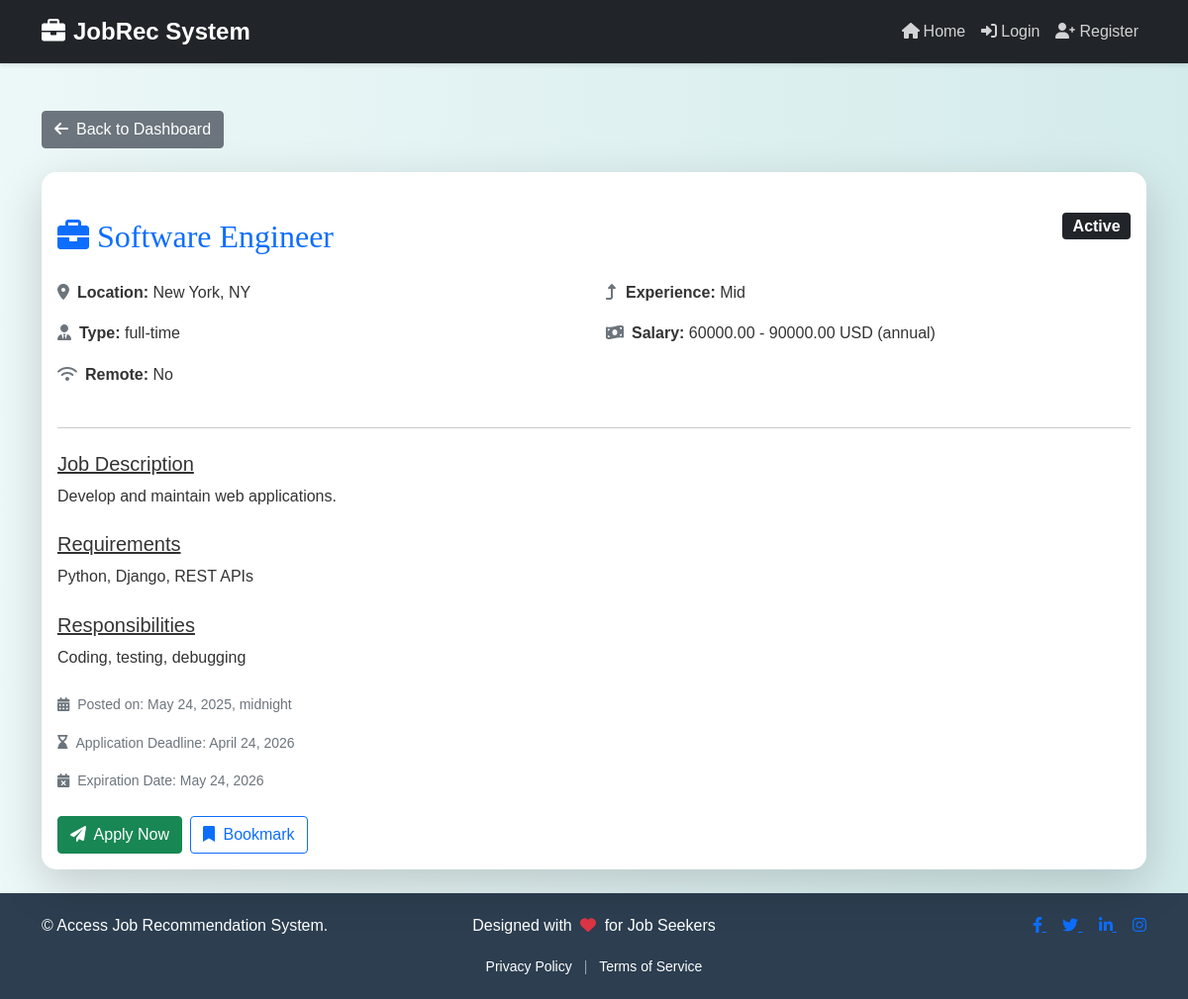
Page /job/1/ on the earlier database version.
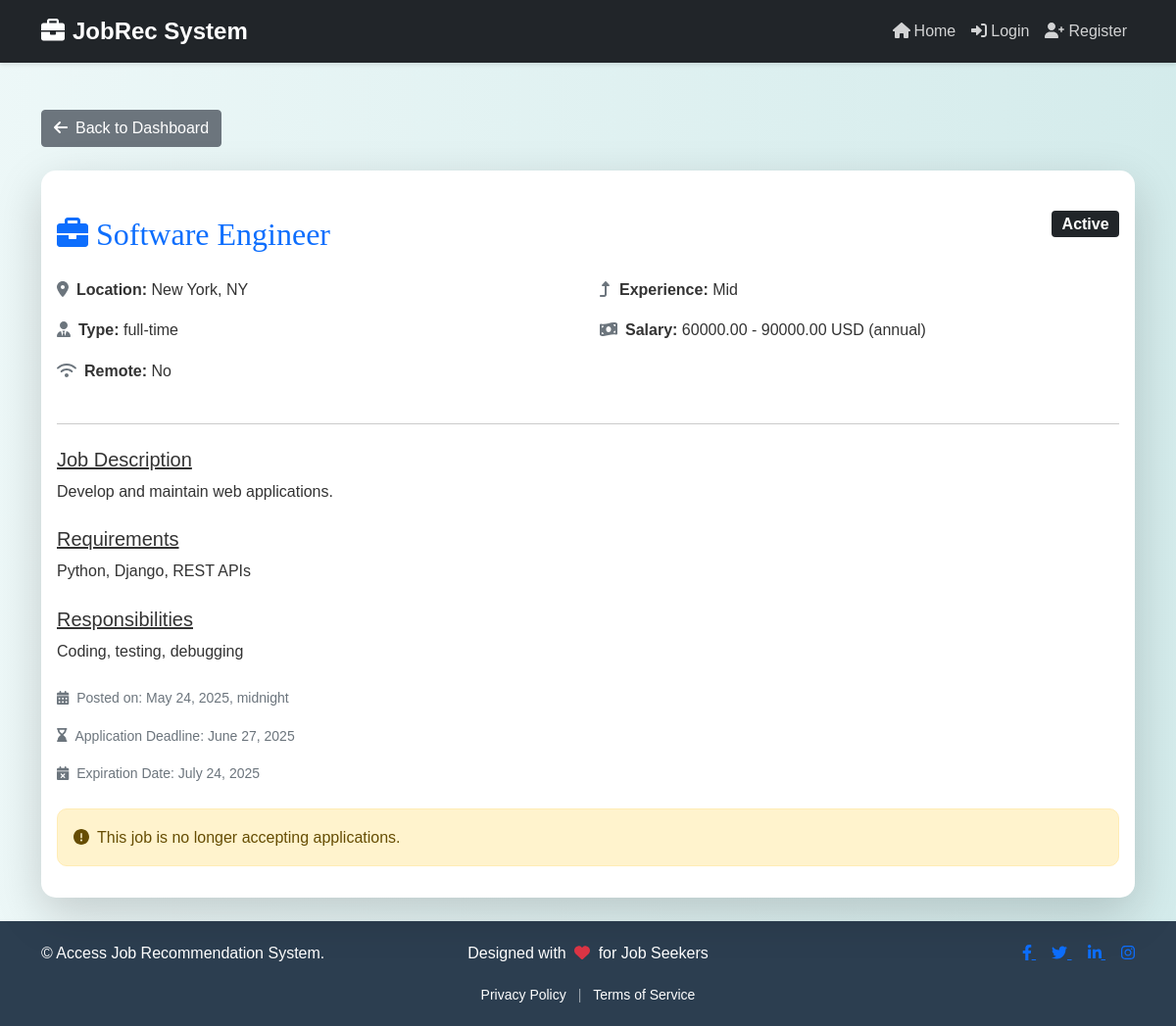
Same page on the later database version.
### myapp/models.py (models this page shows, shortened)
class Job(models.Model):
    JOB_TYPE_CHOICES = [
        ('full-time', 'Full-time'),
        ('part-time', 'Part-time'),
        ('contract', 'Contract'),
        ('internship', 'Internship'),
        ('temporary', 'Temporary'),
    ]
    SALARY_TYPE_CHOICES = [
        ('annual', 'Annual'),
        ('hourly', 'Hourly'),
        ('monthly', 'Monthly'),
    ]
    EXPERIENCE_LEVEL_CHOICES = [
        ('entry', 'Entry'),
        ('mid', 'Mid'),
        ('senior', 'Senior'),
    ]
    STATUS_CHOICES = [
        ('active', 'Active'),
        ('inactive', 'Inactive'),
        ('filled', 'Filled'),
    ]
    title = models.CharField(max_length=200)
    description = models.TextField()
    requirements = models.TextField(blank=True, null=True)
    responsibilities = models.TextField(blank=True, null=True)
    job_type = models.CharField(max_length=20, choices=JOB_TYPE_CHOICES)
    location = models.CharField(max_length=100)
    is_remote = models.BooleanField(default=False)
    salary_min = models.DecimalField(max_digits=10, decimal_places=2, blank=True, null=True)
    salary_max = models.DecimalField(max_digits=10, decimal_places=2, blank=True, null=True)
    salary_currency = models.CharField(max_length=10, default='USD')  # adjust default if needed
    salary_type = models.CharField(max_length=20, choices=SALARY_TYPE_CHOICES)
    experience_level = models.CharField(max_length=20, choices=EXPERIENCE_LEVEL_CHOICES)
    posted_date = models.DateTimeField(default=timezone.now)
    expiration_date = models.DateField(blank=True, null=True)
    application_deadline = models.DateField(blank=True, null=True)
    status = models.CharField(max_length=10, choices=STATUS_CHOICES, default='active')
    skills = models.ManyToManyField('Skill', blank=True)

### myapp/views.py (the view)
# urls.py: path('job/<int:job_id>/', views.job_detail, name='job_detail'),
def job_detail(request, job_id):
    job = get_object_or_404(Job, id=job_id)
    return render(request, 'job_detail.html', {
        'job': job,
        'today': date.today()
    })

### templates/job_detail.html (shortened to what this page needs)
{% extends 'base.html' %}
{% block content %}
<div class="container mt-5">
    <a href="{% url 'dashboard' %}" class="btn btn-secondary mb-4">
        <i class="fas fa-arrow-left me-2"></i>Back to Dashboard
    </a>
    <div class="card shadow-lg border-0">
        <div class="card-body">
            <div class="d-flex justify-content-between align-items-center mb-3">
                <div>
                    <h2 class="card-title text-primary"><i class="fas fa-briefcase me-2"></i>{{ job.title }}</h2>
                </div>
                <span class="badge bg-dark fs-6">{{ job.status|title }}</span>
            </div>
            <div class="row mb-3">
                <div class="col-md-6">
                    <p><i class="fas fa-map-marker-alt me-2 text-muted"></i><strong>Location:</strong> {{ job.location }}</p>
                    <p><i class="fas fa-user-tie me-2 text-muted"></i><strong>Type:</strong> {{ job.job_type }}</p>
                    <p><i class="fas fa-wifi me-2 text-muted"></i><strong>Remote:</strong> {{ job.is_remote|yesno:"Yes,No" }}</p>
                </div>
                <div class="col-md-6">
                    <p><i class="fas fa-level-up-alt me-2 text-muted"></i><strong>Experience:</strong> {{ job.experience_level|title }}</p>
                    <p><i class="fas fa-money-bill-wave me-2 text-muted"></i><strong>Salary:</strong> {{ job.salary_min }} - {{ job.salary_max }} {{ job.salary_currency }} ({{ job.salary_type }})</p>
                </div>
            </div>
            <hr class="my-4">
            <div class="mb-4">
                <h5 class="text-decoration-underline">Job Description</h5>
                <p>{{ job.description }}</p>
            </div>
            <div class="mb-4">
                <h5 class="text-decoration-underline">Requirements</h5>
                <p>{{ job.requirements }}</p>
            </div>
            <div class="mb-4">
                <h5 class="text-decoration-underline">Responsibilities</h5>
                <p>{{ job.responsibilities }}</p>
            </div>
            <div class="text-muted small">
                <p><i class="fas fa-calendar-alt me-2"></i>Posted on: {{ job.posted_date }}</p>
                <p><i class="fas fa-hourglass-end me-2"></i>Application Deadline: {{ job.application_deadline }}</p>
                <p><i class="fas fa-calendar-times me-2"></i>Expiration Date: {{ job.expiration_date }}</p>
            </div>
            {% if job.status == 'active' and job.expiration_date > today %}
            <div class="mt-4 d-flex flex-column flex-sm-row gap-2">
                <form method="post" action="{% url 'apply_job' job.id %}">
                    <button type="submit" class="btn btn-success">
                        <i class="fas fa-paper-plane me-1"></i> Apply Now
                    </button>
                </form>
                <form method="post" action="{% url 'bookmark_job' job.id %}">
                    <button type="submit" class="btn btn-outline-primary">
                        <i class="fas fa-bookmark me-1"></i> Bookmark
                    </button>
                </form>
            </div>
            {% else %}
            <div class="alert alert-warning mt-4">
                <i class="fas fa-exclamation-circle me-2"></i>This job is no longer accepting applications.
            </div>
            {% endif %}
        </div>
    </div>
</div>
{% endblock %}

Differences in the rows shown:
changed Job "Software Engineer": application_deadline "April 24, 2026" → "June 27, 2025"; expiration_date "May 24, 2026" → "July 24, 2025"
Other differences:
text no longer shown: "Apply Now Bookmark"
text now shown: "This job is no longer accepting applications."
